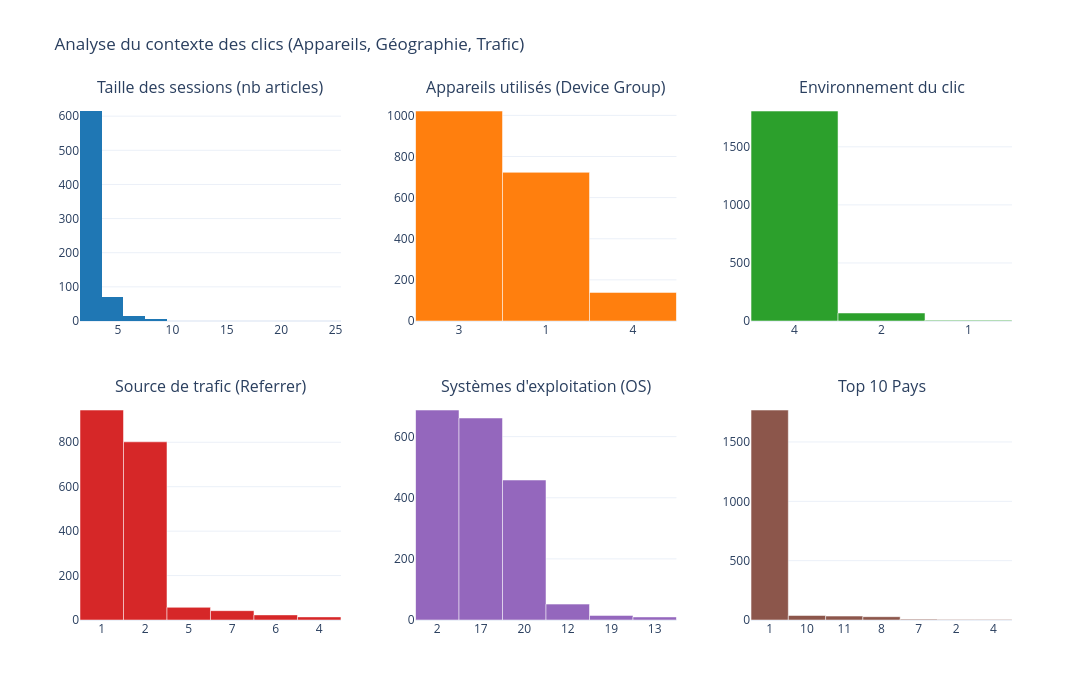

Notebook cell for this chart:
### Markdown cell above
### 🔍 Analyse du contexte utilisateur (Appareils, Trafic, Géographie)
Afin de mieux comprendre comment notre application MVP sera utilisée, explorons les variables de contexte de nos lecteurs (sur quels appareils lisent-ils, d'où viennent-ils, etc.).

### Code cell
import plotly.graph_objects as go
from plotly.subplots import make_subplots

print("\n📈 Visualisation contextuelle des clics")

fig = make_subplots(
    rows=2, cols=3,
    subplot_titles=(
        "Taille des sessions (nb articles)",
        "Appareils utilisés (Device Group)",
        "Environnement du clic",
        "Source de trafic (Referrer)",
        "Systèmes d'exploitation (OS)",
        "Top 10 Pays"
    ),
    vertical_spacing=0.15,
    horizontal_spacing=0.08
)

# 1. Session size (Histogram)
# On dédoublonne par session_id pour ne pas sur-compter les longues sessions
session_sizes = clicks_df.drop_duplicates('session_id')['session_size']
fig.add_trace(go.Histogram(
    x=session_sizes,
    nbinsx=15,
    marker_color='#1f77b4',
    name='Taille session'
), row=1, col=1)

# 2. Device Group
device_counts = clicks_df['click_deviceGroup'].value_counts()
fig.add_trace(go.Bar(
    x=[str(x) for x in device_counts.index],
    y=device_counts.values,
    marker_color='#ff7f0e',
    name='Devices'
), row=1, col=2)

# 3. Environment
env_counts = clicks_df['click_environment'].value_counts()
fig.add_trace(go.Bar(
    x=[str(x) for x in env_counts.index],
    y=env_counts.values,
    marker_color='#2ca02c',
    name='Environnement'
), row=1, col=3)

# 4. Referrer type
ref_counts = clicks_df['click_referrer_type'].value_counts()
fig.add_trace(go.Bar(
    x=[str(x) for x in ref_counts.index],
    y=ref_counts.values,
    marker_color='#d62728',
    name='Referrer'
), row=2, col=1)

# 5. OS
os_counts = clicks_df['click_os'].value_counts().head(10)
fig.add_trace(go.Bar(
    x=[str(x) for x in os_counts.index],
    y=os_counts.values,
    marker_color='#9467bd',
    name='OS'
), row=2, col=2)

# 6. Country (Top 10)
country_counts = clicks_df['click_country'].value_counts().head(10)
fig.add_trace(go.Bar(
    x=[str(x) for x in country_counts.index],
    y=country_counts.values,
    marker_color='#8c564b',
    name='Pays'
), row=2, col=3)

# Update layout
fig.update_layout(
    height=700, width=1200, 
    template="plotly_white", 
    showlegend=False,
    title_text="Analyse du contexte des clics (Appareils, Géographie, Trafic)"
)

# Set categorical axes
fig.update_xaxes(type='category', row=1, col=2)
fig.update_xaxes(type='category', row=1, col=3)
fig.update_xaxes(type='category', row=2, col=1)
fig.update_xaxes(type='category', row=2, col=2)
fig.update_xaxes(type='category', row=2, col=3)

fig.show()

print("📝 Note : Les variables contextuelles de Globo.com sont anonymisées (encodées avec des identifiants comme 'Pays 1', 'OS 17').")
print("Cependant, les pics révèlent de fortes hégémonies : un appareil, un environnement, un pays et une source de trafic dominent très largement !")

### Figure 1 — Plotly figure (JSON) as saved in the notebook; plotly's stock layout.template omitted (floating-point values rounded to 4 significant figures; data arrays with more than 128 entries replaced by an {"elided": "..."} marker saying what was removed)
{"data": [{"marker": {"color": "#1f77b4"}, "name": "Taille session", "nbinsx": 15, "type": "histogram", "x": {"elided": "707 int values"}, "xaxis": "x", "yaxis": "y"}, {"marker": {"color": "#ff7f0e"}, "name": "Devices", "type": "bar", "x": ["3", "1", "4"], "xaxis": "x2", "y": [1021, 723, 139], "yaxis": "y2"}, {"marker": {"color": "#2ca02c"}, "name": "Environnement", "type": "bar", "x": ["4", "2", "1"], "xaxis": "x3", "y": [1808, 69, 6], "yaxis": "y3"}, {"marker": {"color": "#d62728"}, "name": "Referrer", "type": "bar", "x": ["1", "2", "5", "7", "6", "4"], "xaxis": "x4", "y": [945, 802, 57, 42, 23, 14], "yaxis": "y4"}, {"marker": {"color": "#9467bd"}, "name": "OS", "type": "bar", "x": ["2", "17", "20", "12", "19", "13"], "xaxis": "x5", "y": [687, 661, 458, 52, 15, 10], "yaxis": "y5"}, {"marker": {"color": "#8c564b"}, "name": "Pays", "type": "bar", "x": ["1", "10", "11", "8", "7", "2", "4"], "xaxis": "x6", "y": [1769, 38, 33, 28, 7, 4, 4], "yaxis": "y6"}], "layout": {"annotations": [{"font": {"size": 16}, "showarrow": false, "text": "Taille des sessions (nb articles)", "x": 0.14, "xanchor": "center", "xref": "paper", "y": 1, "yanchor": "bottom", "yref": "paper"}, {"font": {"size": 16}, "showarrow": false, "text": "Appareils utilisés (Device Group)", "x": 0.5, "xanchor": "center", "xref": "paper", "y": 1, "yanchor": "bottom", "yref": "paper"}, {"font": {"size": 16}, "showarrow": false, "text": "Environnement du clic", "x": 0.86, "xanchor": "center", "xref": "paper", "y": 1, "yanchor": "bottom", "yref": "paper"}, {"font": {"size": 16}, "showarrow": false, "text": "Source de trafic (Referrer)", "x": 0.14, "xanchor": "center", "xref": "paper", "y": 0.425, "yanchor": "bottom", "yref": "paper"}, {"font": {"size": 16}, "showarrow": false, "text": "Systèmes d'exploitation (OS)", "x": 0.5, "xanchor": "center", "xref": "paper", "y": 0.425, "yanchor": "bottom", "yref": "paper"}, {"font": {"size": 16}, "showarrow": false, "text": "Top 10 Pays", "x": 0.86, "xanchor": "center", "xref": "paper", "y": 0.425, "yanchor": "bottom", "yref": "paper"}], "height": 700, "showlegend": false, "title": {"text": "Analyse du contexte des clics (Appareils, Géographie, Trafic)"}, "width": 1200, "xaxis": {"anchor": "y", "domain": [0, 0.28]}, "xaxis2": {"anchor": "y2", "domain": [0.36, 0.64], "type": "category"}, "xaxis3": {"anchor": "y3", "domain": [0.72, 1], "type": "category"}, "xaxis4": {"anchor": "y4", "domain": [0, 0.28], "type": "category"}, "xaxis5": {"anchor": "y5", "domain": [0.36, 0.64], "type": "category"}, "xaxis6": {"anchor": "y6", "domain": [0.72, 1], "type": "category"}, "yaxis": {"anchor": "x", "domain": [0.575, 1]}, "yaxis2": {"anchor": "x2", "domain": [0.575, 1]}, "yaxis3": {"anchor": "x3", "domain": [0.575, 1]}, "yaxis4": {"anchor": "x4", "domain": [0, 0.425]}, "yaxis5": {"anchor": "x5", "domain": [0, 0.425]}, "yaxis6": {"anchor": "x6", "domain": [0, 0.425]}}}
